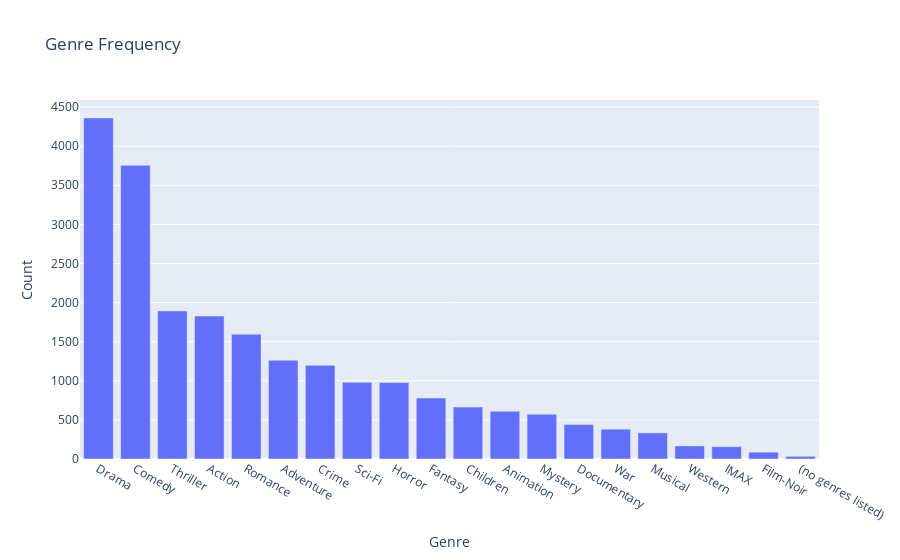

The notebook cell saved with this chart:
### Code cell
import plotly.express as px
from collections import Counter

genre_counts = Counter("|".join(movies['genres']).split('|'))

sorted_genre_counts = dict(sorted(genre_counts.items(), key=lambda item: item[1], reverse=True))

fig = px.bar(
    x=list(sorted_genre_counts.keys()),
    y=list(sorted_genre_counts.values()),
    labels={'x': 'Genre', 'y': 'Count'},
    title='Genre Frequency',
    # color=list(sorted_genre_counts.values()),  
    color_continuous_scale='Viridis'
)

fig.update_layout(
    coloraxis_colorbar_title='Count' 
)

fig.show()

### Figure 1 — Plotly figure (JSON) as saved in the notebook; plotly's stock layout.template omitted (floating-point values rounded to 4 significant figures)
{"data": [{"alignmentgroup": "True", "hovertemplate": "Genre=%{x}<br>Count=%{y}<extra></extra>", "legendgroup": "", "marker": {"color": "#636efa", "pattern": {"shape": ""}}, "name": "", "offsetgroup": "", "orientation": "v", "showlegend": false, "textposition": "auto", "type": "bar", "x": ["Drama", "Comedy", "Thriller", "Action", "Romance", "Adventure", "Crime", "Sci-Fi", "Horror", "Fantasy", "Children", "Animation", "Mystery", "Documentary", "War", "Musical", "Western", "IMAX", "Film-Noir", "(no genres listed)"], "xaxis": "x", "y": [4361, 3756, 1894, 1828, 1596, 1263, 1199, 980, 978, 779, 664, 611, 573, 440, 382, 334, 167, 158, 87, 34], "yaxis": "y"}], "layout": {"barmode": "relative", "coloraxis": {"colorbar": {"title": {"text": "Count"}}}, "legend": {"tracegroupgap": 0}, "title": {"text": "Genre Frequency"}, "xaxis": {"anchor": "y", "domain": [0, 1], "title": {"text": "Genre"}}, "yaxis": {"anchor": "x", "domain": [0, 1], "title": {"text": "Count"}}}}
